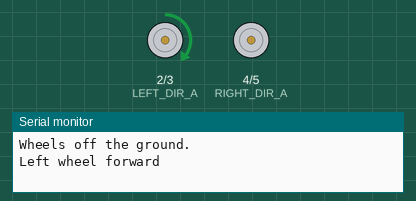
Bench run of a sketch on a simulated Arduino Uno, built with avr-gcc and run on an emulated ATmega328P. Shown: motor-driver pin pairs drawn as motors (green arrow = first pin HIGH = forward, orange = second pin HIGH = backward, longer = more drive, scaled by the enable pin), the last lines printed to the serial monitor.

Above: at 0.1 s.
At 1.5 s:
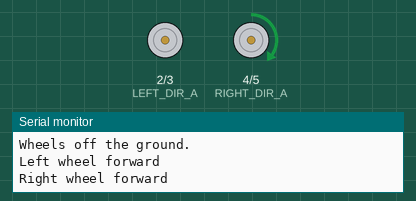
At 2.9 s:
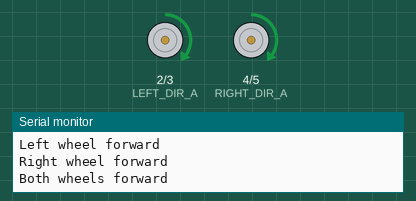
At 3.9 s:
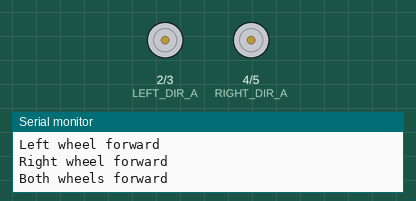
Timing chart, 0 to 5.4 s (numbered marks = the images above):
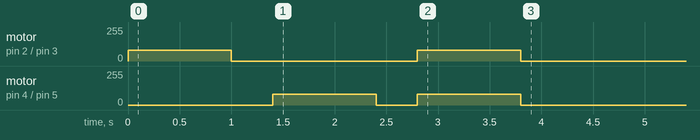

The sketch:

MotorDirection.ino
```cpp
/*
  STRIKER v3, motor direction.
  Lift the robot so the wheels are off the ground.
  Each step runs for one second: left, right, then both.
  If a wheel spins backward, swap that motor's two wires. Do not upload again.
  Same pins as Striker_v3. Forward is DIR_A high, DIR_B low.
*/

const int LEFT_DIR_A  = 2;   // L298N IN3
const int LEFT_DIR_B  = 3;   // L298N IN4
const int RIGHT_DIR_A = 4;   // L298N IN1
const int RIGHT_DIR_B = 5;   // L298N IN2
const int LEFT_PWM    = 10;  // L298N ENB
const int RIGHT_PWM   = 11;  // L298N ENA
const int SPEED       = 80;

void setup() {
  pinMode(LEFT_DIR_A, OUTPUT);
  pinMode(LEFT_DIR_B, OUTPUT);
  pinMode(RIGHT_DIR_A, OUTPUT);
  pinMode(RIGHT_DIR_B, OUTPUT);
  pinMode(LEFT_PWM, OUTPUT);
  pinMode(RIGHT_PWM, OUTPUT);

  Serial.begin(115200);
  Serial.println("Wheels off the ground.");

  Serial.println("Left wheel forward");
  run(true, false);
  Serial.println("Right wheel forward");
  run(false, true);
  Serial.println("Both wheels forward");
  run(true, true);

  stopMotors();
  Serial.println("Done. A backward wheel means swap that motor's two wires.");
}

void loop() {
}

void run(bool left, bool right) {
  digitalWrite(LEFT_DIR_A, left ? HIGH : LOW);
  digitalWrite(LEFT_DIR_B, LOW);
  digitalWrite(RIGHT_DIR_A, right ? HIGH : LOW);
  digitalWrite(RIGHT_DIR_B, LOW);
  analogWrite(LEFT_PWM, left ? SPEED : 0);
  analogWrite(RIGHT_PWM, right ? SPEED : 0);
  delay(1000);
  stopMotors();
  delay(400);
}

void stopMotors() {
  digitalWrite(LEFT_DIR_A, LOW);
  digitalWrite(LEFT_DIR_B, LOW);
  digitalWrite(RIGHT_DIR_A, LOW);
  digitalWrite(RIGHT_DIR_B, LOW);
  analogWrite(LEFT_PWM, 0);
  analogWrite(RIGHT_PWM, 0);
}
```
